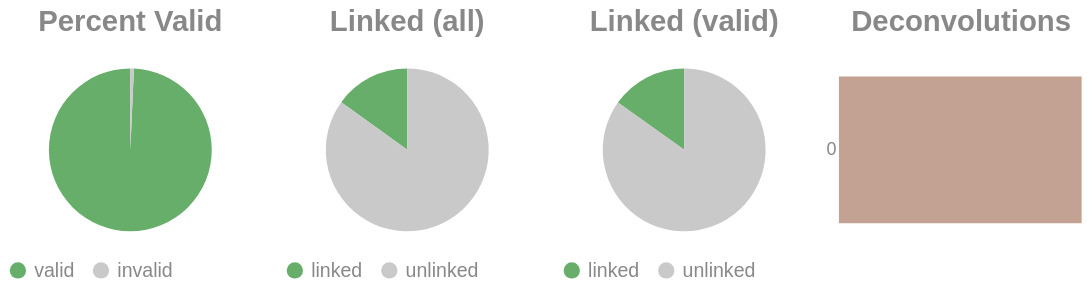

The code cell stored with this chart in its notebook:
### Code cell
if SKIPLR:
    pass
else:
    clash = Counter()
    for i in valids['molecule'].to_list():
        _mol = i.split("-")
        if len(_mol) == 1:
            clash.update('0')
        else:
            clash.update(_mol[-1])

    _d = {"deconvolutions": [], 'count': []}
    for k,v in clash.items():
        _d['deconvolutions'].append(k)
        _d['count'].append(v)

    tot_valid = valids['reads'].sum()
    mask = valids['reads'] >= 2
    n_linked_reads = valids.filter(mask)['reads'].sum()
    if n_linked_reads == 0:
        print_html("No linked molecules (>=2 reads) were detected; skipping linked-only distributions.")
        SKIPLR = True
    else:
        perc_valid = round(tot_valid / n_reads, 4)
        linked_perc_abs = round(n_linked_reads / n_reads, 4)
        linked_perc = round(n_linked_reads / tot_valid, 4)

    _valid = pl.DataFrame({"valids": ['valid', 'invalid'], "count": [tot_valid, n_reads - tot_valid]})
    _linked_abs = pl.DataFrame({"linked (absolute)": ['linked', 'unlinked'], "count": [n_linked_reads, n_reads - n_linked_reads]})
    _linked_rel = pl.DataFrame({"linked (valids)": ['linked', 'unlinked'], "count": [n_linked_reads, tot_valid - n_linked_reads]})

    (
        alt.hconcat(
            piechart(_valid, goodval = 'valid', title = "Percent Valid"),
            piechart(_linked_abs, goodval = "linked", title =  "Linked (all)"),
            piechart(_linked_rel, goodval = "linked", title =  "Linked (valid)"),
            convolutionbar(pl.DataFrame(_d), title = "Deconvolutions"),
            center = True,
            bounds = 'flush'
        )
        .resolve_scale(color='independent')
        .resolve_legend('independent')
        .properties(usermeta={'embedOptions': {"actions": False}})
    ).display()

### Figure 1 — Vega-Lite specification as saved in the notebook (floating-point values rounded to 4 significant figures)
{"width": "container", "height": 400, "config": {"title": {"anchor": "start", "dy": -15, "fontSize": 18, "color": "#888888", "subtitleColor": "#888888", "subtitleFontSize": 14}, "arc": {"fill": "#0072B2"}, "axis": {"domainColor": "#888888", "domainWidth": 0.5, "gridWidth": 0.2, "grid": false, "titleFontWeight": 400, "titleFontSize": 15, "labelFontSize": 11, "labelColor": "#888888", "tickColor": "#888888", "tickWidth": 0.2, "titleColor": "#888888"}, "axisBand": {"grid": false}, "axisX": {"grid": true, "tickSize": 10, "domainCap": "round"}, "axisY": {"domain": false, "grid": true, "tickSize": 0, "domainCap": "round"}, "background": "transparent", "header": {"labelFontSize": 15, "labelColor": "#888888", "titleFontSize": 15, "titleFontWeight": 600, "titleColor": "#888888"}, "legend": {"labelFont": "sans-serif", "labelFontSize": 12, "labelColor": "#888888", "symbolSize": 100, "symbolType": "circle", "titleFontSize": 12, "titlePadding": 10, "titleColor": "#888888", "title": null}, "range": {"category": ["#E69F00", "#56B4E9", "#009E73", "#F0E442", "#0072B2", "#D55E00", "#CC79A7", "#000000"], "diverging": ["#cfe8f3", "#a2d4ec", "#73bfe2", "#46abdb", "#1696d2", "#12719e"]}, "area": {"fill": "#0072B2", "fillOpacity": 0.7, "line": true, "strokeOpacity": 0.7}, "line": {"color": "#0072B2", "stroke": "#0072B2", "strokeWidth": 2}, "trail": {"color": "#0072B2", "stroke": "#0072B2", "strokeWidth": 0, "size": 1}, "point": {"filled": true, "fillOpacity": 1.0, "size": 95}, "text": {"color": "#888888", "fontSize": 11, "align": "right", "fontWeight": 400, "size": 11}, "bar": {"fill": "#0072B2", "stroke": null}, "view": {"stroke": null, "continuousWidth": 660, "continuousHeight": 400}}, "hconcat": [{"data": {"name": "data-b96be9c269ccabf26475608a99c1812a"}, "mark": {"type": "arc"}, "encoding": {"color": {"field": "valids", "legend": {"orient": "bottom", "title": null}, "scale": {"domain": ["valid", "invalid"], "range": ["#68ae6b", "#C9C9C9"]}, "title": "Valids", "type": "nominal"}, "theta": {"field": "count", "type": "quantitative"}, "tooltip": [{"field": "valids", "title": "Valids", "type": "ordinal"}, {"field": "percent", "format": ".2%", "title": "Percent", "type": "quantitative"}, {"field": "count", "title": "Count", "type": "quantitative"}]}, "height": 100, "title": {"text": "Percent Valid", "align": "center", "anchor": "middle"}, "transform": [{"calculate": "datum.count / 2833312", "as": "percent"}], "width": 150}, {"data": {"name": "data-03bfe8a96da64183709fe82d66766242"}, "mark": {"type": "arc"}, "encoding": {"color": {"field": "linked (absolute)", "legend": {"orient": "bottom", "title": null}, "scale": {"domain": ["linked", "unlinked"], "range": ["#68ae6b", "#C9C9C9"]}, "title": "Linked (Absolute)", "type": "nominal"}, "theta": {"field": "count", "type": "quantitative"}, "tooltip": [{"field": "linked (absolute)", "title": "Linked (Absolute)", "type": "ordinal"}, {"field": "percent", "format": ".2%", "title": "Percent", "type": "quantitative"}, {"field": "count", "title": "Count", "type": "quantitative"}]}, "height": 100, "title": {"text": "Linked (all)", "align": "center", "anchor": "middle"}, "transform": [{"calculate": "datum.count / 2833312", "as": "percent"}], "width": 150}, {"data": {"name": "data-b74ccab5146742972ffc8f64d9ca8df5"}, "mark": {"type": "arc"}, "encoding": {"color": {"field": "linked (valids)", "legend": {"orient": "bottom", "title": null}, "scale": {"domain": ["linked", "unlinked"], "range": ["#68ae6b", "#C9C9C9"]}, "title": "Linked (Valids)", "type": "nominal"}, "theta": {"field": "count", "type": "quantitative"}, "tooltip": [{"field": "linked (valids)", "title": "Linked (Valids)", "type": "ordinal"}, {"field": "percent", "format": ".2%", "title": "Percent", "type": "quantitative"}, {"field": "count", "title": "Count", "type": "quantitative"}]}, "height": 100, "title": {"text": "Linked (valid)", "align": "center", "anchor": "middle"}, "transform": [{"calculate": "datum.count / 2813307", "as": "percent"}], "width": 150}, {"data": {"name": "data-4fd7254c6be3982931278637c287e0ce"}, "mark": {"type": "bar"}, "encoding": {"color": {"field": "deconvolutions", "legend": null, "scale": {"scheme": "lightgreyred"}, "type": "nominal"}, "tooltip": [{"field": "deconvolutions", "title": "Deconvolutions", "type": "ordinal"}, {"field": "percent", "format": ".2%", "title": "Percent", "type": "quantitative"}, {"field": "count", "title": "Count", "type": "quantitative"}], "x": {"axis": null, "field": "count", "type": "quantitative"}, "y": {"field": "deconvolutions", "sort": "ascending", "title": null, "type": "nominal"}}, "height": 100, "title": {"text": "Deconvolutions", "align": "center", "anchor": "middle"}, "transform": [{"calculate": "datum.count / 2582576", "as": "percent"}], "width": 150}], "bounds": "flush", "center": true, "resolve": {"legend": {"angle": "independent"}, "scale": {"color": "independent"}}, "usermeta": {"embedOptions": {"actions": false}}, "$schema": "https://vega.github.io/schema/vega-lite/v6.1.0.json", "datasets": {"data-b96be9c269ccabf26475608a99c1812a": [{"valids": "valid", "count": 2813307}, {"valids": "invalid", "count": 20005}], "data-03bfe8a96da64183709fe82d66766242": [{"linked (absolute)": "linked", "count": 425986}, {"linked (absolute)": "unlinked", "count": 2407326}], "data-b74ccab5146742972ffc8f64d9ca8df5": [{"linked (valids)": "linked", "count": 425986}, {"linked (valids)": "unlinked", "count": 2387321}], "data-4fd7254c6be3982931278637c287e0ce": [{"deconvolutions": "0", "count": 2582576}]}}
